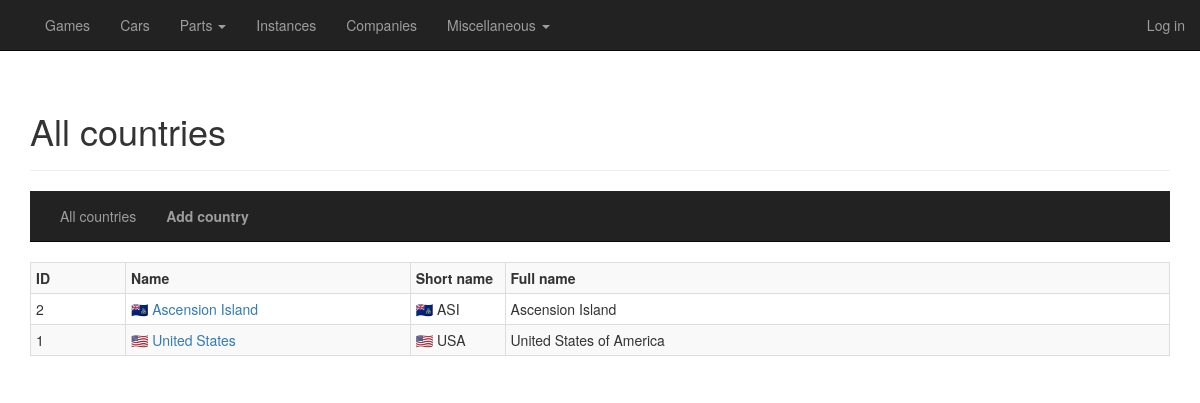
Page /misc/countries/all on the committed database.
### general/models/misc.py (models this page shows)
class Country(database.Model):
    __tablename__ = "countries"
    id = database.Column(database.Integer, primary_key=True)
    name_full = database.Column(database.Unicode, nullable=False)
    name_display = database.Column(database.Unicode, index=True, nullable=False)
    name_short = database.Column(database.Unicode, nullable=False)
    no_of_companies_game = database.Column(database.Integer, default=0, nullable=True)
    no_of_companies_car = database.Column(database.Integer, default=0, nullable=True)
    no_of_games = database.Column(database.Integer, default=0, nullable=True)
    no_of_cars = database.Column(database.Integer, default=0, nullable=True)
    companies = database.relationship('Company', backref='country', lazy='dynamic')
    cars = database.relationship('Car', backref='country', lazy='dynamic')
    texts = database.relationship('CountryText', backref='country', lazy='dynamic')
    images = database.relationship('CountryImage', backref='country', lazy='dynamic')
    locations = database.relationship('Location', backref='country', lazy='dynamic')
    def get_name_short(self):
        if self.name_short == "":
            return "n/a"
        else:
            return self.name_short

### general/routes_misc.py (the view)
@cardb.route("/misc/countries", methods=['GET'])
@cardb.route("/misc/countries/all", methods=['GET'])
def overview_countries():
    countries = Country.query.order_by(Country.name_display.asc()).all()
    return render_template("misc_countries_overview.html",
                           title="Countries",
                           heading="All countries",
                           countries=countries)

### general/templates/misc_countries_overview.html
{% extends "misc_countries_base.html" %}
{% block countries_content %}
    <div>
        <table class="table table-hover table-striped table-bordered table-condensed">
            {% if countries == [] %}
            <tr>
                <td class="col-sm-12 text-center"><b>There are no countries in the database.</b></td>
            </tr>
            {% else %}
            <tr>
                <td class="col-sm-1"><b>ID</b></td>
                <td class="col-sm-3"><b>Name</b></td>
                <td class="col-sm-1"><b>Short name</b></td>
                <td class="col-sm-7"><b>Full name</b></td>
            </tr>
                {% for country in countries %}
            <tr>
                <td class="col-sm-1">{{ country.id }}</td>
                <td class="col-sm-3"><a href="{{ url_for('detail_country', id=country.id) }}">{{ country.name_display }}</a></td>
                <td class="col-sm-1">{{ country.get_name_short() }}</td>
                <td class="col-sm-7">{{ country.name_full }}</td>
            </tr>
                {% endfor %}
            {% endif %}
        </table>
    </div>
{% endblock %}

### rows in the picture
Country: id "2", name_display "🇦🇨 Ascension Island", get_name_short "🇦🇨 ASI", name_full "Ascension Island"
Country: id "1", name_display "🇺🇸 United States", get_name_short "🇺🇸 USA", name_full "United States of America"

### other values in the picture
{{ heading }} "All countries"
